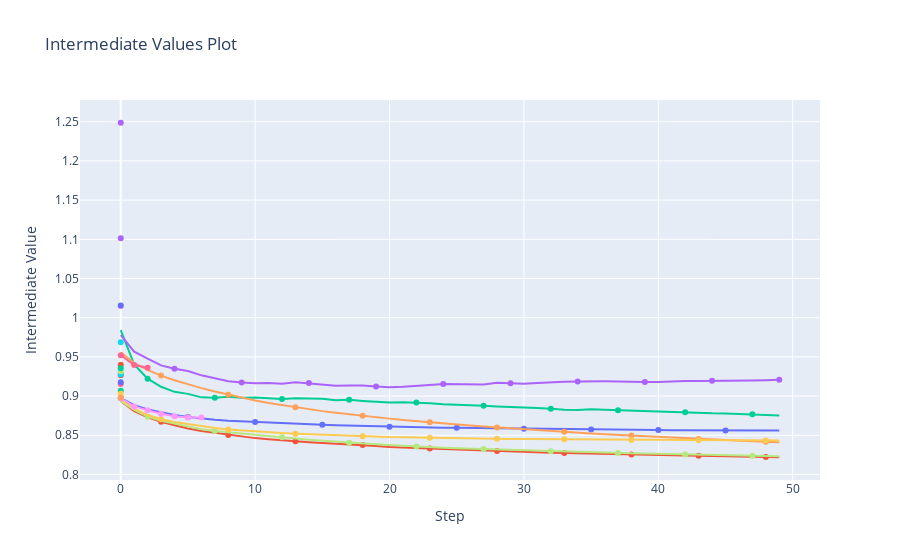

Here is the notebook cell this chart was saved with:
### Code cell
# create graph directory for this model
graph_path = pathlib.Path(
    f"../../figures/{mlp_params.MODEL_TYPE}/{mlp_params.MODEL_NAME}/{mlp_params.CELL_TYPE}/hyperparameter_optimization"
).resolve(strict=True)

pathlib.Path(graph_path).mkdir(parents=True, exist_ok=True)
fig = optuna.visualization.plot_intermediate_values(study)

graph_path = f"{graph_path}/plot_intermediate_values_graph"

fig.write_image(pathlib.Path(f"{graph_path}.png"))
fig.show()

### Figure 1 — Plotly figure (JSON) as saved in the notebook; plotly's stock layout.template omitted (floating-point values rounded to 4 significant figures)
{"data": [{"marker": {"maxdisplayed": 10}, "mode": "lines+markers", "name": "Trial0", "type": "scatter", "x": [0, 1, 2, 3, 4, 5, 6, 7, 8, 9, 10, 11, 12, 13, 14, 15, 16, 17, 18, 19, 20, 21, 22, 23, 24, 25, 26, 27, 28, 29, 30, 31, 32, 33, 34, 35, 36, 37, 38, 39, 40, 41, 42, 43, 44, 45, 46, 47, 48, 49], "y": [0.8974, 0.8883, 0.8829, 0.879, 0.8759, 0.8734, 0.8714, 0.8698, 0.8686, 0.8678, 0.8668, 0.8659, 0.8651, 0.8643, 0.8639, 0.8633, 0.8627, 0.8622, 0.8617, 0.8614, 0.861, 0.8606, 0.8604, 0.86, 0.8597, 0.8595, 0.8592, 0.8591, 0.8588, 0.8586, 0.8583, 0.8581, 0.8579, 0.8577, 0.8575, 0.8573, 0.8571, 0.8569, 0.8569, 0.8568, 0.8566, 0.8566, 0.8565, 0.8564, 0.8564, 0.8562, 0.8562, 0.8561, 0.8561, 0.8561]}, {"marker": {"maxdisplayed": 10}, "mode": "lines+markers", "name": "Trial1", "type": "scatter", "x": [0, 1, 2, 3, 4, 5, 6, 7, 8, 9, 10, 11, 12, 13, 14, 15, 16, 17, 18, 19, 20, 21, 22, 23, 24, 25, 26, 27, 28, 29, 30, 31, 32, 33, 34, 35, 36, 37, 38, 39, 40, 41, 42, 43, 44, 45, 46, 47, 48, 49], "y": [0.8935, 0.8808, 0.8728, 0.8672, 0.8628, 0.8586, 0.8555, 0.8531, 0.8503, 0.8481, 0.8464, 0.845, 0.8434, 0.8425, 0.8412, 0.8404, 0.8391, 0.838, 0.8374, 0.8364, 0.8352, 0.8342, 0.8334, 0.833, 0.8323, 0.8317, 0.8311, 0.8306, 0.83, 0.8294, 0.8288, 0.8283, 0.8279, 0.8274, 0.8269, 0.8265, 0.8261, 0.8258, 0.8254, 0.8251, 0.8247, 0.8243, 0.8241, 0.8238, 0.8234, 0.8231, 0.8229, 0.8226, 0.8223, 0.822]}, {"marker": {"maxdisplayed": 10}, "mode": "lines+markers", "name": "Trial2", "type": "scatter", "x": [0, 1, 2, 3, 4, 5, 6, 7, 8, 9, 10, 11, 12, 13, 14, 15, 16, 17, 18, 19, 20, 21, 22, 23, 24, 25, 26, 27, 28, 29, 30, 31, 32, 33, 34, 35, 36, 37, 38, 39, 40, 41, 42, 43, 44, 45, 46, 47, 48, 49], "y": [0.9841, 0.9403, 0.9222, 0.9119, 0.9054, 0.9028, 0.8984, 0.898, 0.8993, 0.898, 0.8983, 0.8974, 0.8964, 0.8974, 0.8969, 0.8965, 0.8945, 0.8952, 0.8939, 0.8924, 0.8918, 0.8922, 0.8918, 0.8909, 0.8895, 0.8892, 0.8883, 0.8877, 0.8869, 0.8864, 0.8852, 0.8847, 0.8838, 0.8825, 0.8824, 0.8833, 0.8827, 0.882, 0.8816, 0.8806, 0.8806, 0.88, 0.8794, 0.8788, 0.878, 0.8778, 0.8774, 0.8768, 0.876, 0.8753]}, {"marker": {"maxdisplayed": 10}, "mode": "lines+markers", "name": "Trial3", "type": "scatter", "x": [0, 1, 2, 3, 4, 5, 6, 7, 8, 9, 10, 11, 12, 13, 14, 15, 16, 17, 18, 19, 20, 21, 22, 23, 24, 25, 26, 27, 28, 29, 30, 31, 32, 33, 34, 35, 36, 37, 38, 39, 40, 41, 42, 43, 44, 45, 46, 47, 48, 49], "y": [0.9777, 0.9566, 0.9479, 0.9392, 0.9349, 0.9319, 0.9265, 0.9231, 0.9189, 0.9175, 0.9162, 0.9166, 0.9157, 0.9177, 0.9166, 0.915, 0.9133, 0.9134, 0.9135, 0.9124, 0.9114, 0.9118, 0.9126, 0.9141, 0.9155, 0.9155, 0.9158, 0.9149, 0.9171, 0.9165, 0.9158, 0.9168, 0.9179, 0.9183, 0.9186, 0.919, 0.9189, 0.9187, 0.9188, 0.9181, 0.9179, 0.9187, 0.9194, 0.9191, 0.9196, 0.9199, 0.9201, 0.92, 0.9203, 0.9209]}, {"marker": {"maxdisplayed": 10}, "mode": "lines+markers", "name": "Trial4", "type": "scatter", "x": [0, 1, 2, 3, 4, 5, 6, 7, 8, 9, 10, 11, 12, 13, 14, 15, 16, 17, 18, 19, 20, 21, 22, 23, 24, 25, 26, 27, 28, 29, 30, 31, 32, 33, 34, 35, 36, 37, 38, 39, 40, 41, 42, 43, 44, 45, 46, 47, 48, 49], "y": [0.9558, 0.9422, 0.9333, 0.9261, 0.9202, 0.915, 0.9102, 0.9057, 0.9016, 0.8979, 0.8944, 0.8912, 0.8884, 0.8857, 0.8832, 0.8808, 0.8787, 0.8766, 0.8748, 0.873, 0.8712, 0.8696, 0.868, 0.8665, 0.8651, 0.8639, 0.8625, 0.8613, 0.8601, 0.8588, 0.8577, 0.8566, 0.8555, 0.8545, 0.8534, 0.8524, 0.8514, 0.8505, 0.8496, 0.8487, 0.8479, 0.847, 0.8461, 0.8454, 0.8446, 0.844, 0.8433, 0.8425, 0.8418, 0.841]}, {"marker": {"maxdisplayed": 10}, "mode": "lines+markers", "name": "Trial5", "type": "scatter", "x": [0], "y": [0.9685]}, {"marker": {"maxdisplayed": 10}, "mode": "lines+markers", "name": "Trial6", "type": "scatter", "x": [0, 1, 2], "y": [0.9521, 0.9396, 0.9362]}, {"marker": {"maxdisplayed": 10}, "mode": "lines+markers", "name": "Trial7", "type": "scatter", "x": [0, 1, 2, 3, 4, 5, 6, 7, 8, 9, 10, 11, 12, 13, 14, 15, 16, 17, 18, 19, 20, 21, 22, 23, 24, 25, 26, 27, 28, 29, 30, 31, 32, 33, 34, 35, 36, 37, 38, 39, 40, 41, 42, 43, 44, 45, 46, 47, 48, 49], "y": [0.8935, 0.8824, 0.8738, 0.8686, 0.8648, 0.8611, 0.8578, 0.8555, 0.8537, 0.852, 0.8504, 0.8488, 0.8473, 0.8457, 0.8444, 0.843, 0.8417, 0.8406, 0.8394, 0.8385, 0.8374, 0.8364, 0.8356, 0.8349, 0.8342, 0.8336, 0.833, 0.8324, 0.8318, 0.8312, 0.8307, 0.8301, 0.8296, 0.8291, 0.8287, 0.8282, 0.8278, 0.8274, 0.827, 0.8266, 0.8262, 0.8258, 0.8255, 0.8251, 0.8247, 0.8244, 0.8242, 0.8239, 0.8236, 0.8233]}, {"marker": {"maxdisplayed": 10}, "mode": "lines+markers", "name": "Trial8", "type": "scatter", "x": [0], "y": [1.015]}, {"marker": {"maxdisplayed": 10}, "mode": "lines+markers", "name": "Trial9", "type": "scatter", "x": [0, 1, 2, 3, 4, 5, 6, 7, 8, 9, 10, 11, 12, 13, 14, 15, 16, 17, 18, 19, 20, 21, 22, 23, 24, 25, 26, 27, 28, 29, 30, 31, 32, 33, 34, 35, 36, 37, 38, 39, 40, 41, 42, 43, 44, 45, 46, 47, 48, 49], "y": [0.896, 0.884, 0.8758, 0.8704, 0.8669, 0.8641, 0.8614, 0.8593, 0.8575, 0.8561, 0.8552, 0.854, 0.8528, 0.852, 0.8513, 0.8505, 0.8498, 0.8492, 0.8487, 0.8482, 0.8478, 0.8476, 0.8472, 0.8468, 0.8466, 0.8462, 0.8459, 0.8457, 0.8455, 0.8454, 0.8453, 0.8451, 0.8449, 0.8448, 0.8446, 0.8445, 0.8443, 0.8442, 0.844, 0.844, 0.8438, 0.8437, 0.8436, 0.8436, 0.8436, 0.8435, 0.8434, 0.8434, 0.8432, 0.8432]}, {"marker": {"maxdisplayed": 10}, "mode": "lines+markers", "name": "Trial10", "type": "scatter", "x": [0], "y": [1.015]}, {"marker": {"maxdisplayed": 10}, "mode": "lines+markers", "name": "Trial11", "type": "scatter", "x": [0], "y": [0.9267]}, {"marker": {"maxdisplayed": 10}, "mode": "lines+markers", "name": "Trial12", "type": "scatter", "x": [0], "y": [0.9068]}, {"marker": {"maxdisplayed": 10}, "mode": "lines+markers", "name": "Trial13", "type": "scatter", "x": [0], "y": [1.249]}, {"marker": {"maxdisplayed": 10}, "mode": "lines+markers", "name": "Trial14", "type": "scatter", "x": [0], "y": [0.9289]}, {"marker": {"maxdisplayed": 10}, "mode": "lines+markers", "name": "Trial15", "type": "scatter", "x": [0], "y": [0.9277]}, {"marker": {"maxdisplayed": 10}, "mode": "lines+markers", "name": "Trial16", "type": "scatter", "x": [0], "y": [0.9155]}, {"marker": {"maxdisplayed": 10}, "mode": "lines+markers", "name": "Trial17", "type": "scatter", "x": [0], "y": [0.9317]}, {"marker": {"maxdisplayed": 10}, "mode": "lines+markers", "name": "Trial18", "type": "scatter", "x": [0, 1, 2, 3, 4, 5, 6], "y": [0.8973, 0.8868, 0.8818, 0.8775, 0.8743, 0.8727, 0.8728]}, {"marker": {"maxdisplayed": 10}, "mode": "lines+markers", "name": "Trial19", "type": "scatter", "x": [0], "y": [0.9029]}, {"marker": {"maxdisplayed": 10}, "mode": "lines+markers", "name": "Trial20", "type": "scatter", "x": [0], "y": [0.9177]}, {"marker": {"maxdisplayed": 10}, "mode": "lines+markers", "name": "Trial21", "type": "scatter", "x": [0], "y": [0.94]}, {"marker": {"maxdisplayed": 10}, "mode": "lines+markers", "name": "Trial22", "type": "scatter", "x": [0], "y": [0.9357]}, {"marker": {"maxdisplayed": 10}, "mode": "lines+markers", "name": "Trial23", "type": "scatter", "x": [0], "y": [1.101]}, {"marker": {"maxdisplayed": 10}, "mode": "lines+markers", "name": "Trial24", "type": "scatter", "x": [0], "y": [0.8979]}], "layout": {"showlegend": false, "title": {"text": "Intermediate Values Plot"}, "xaxis": {"title": {"text": "Step"}}, "yaxis": {"title": {"text": "Intermediate Value"}}}}
